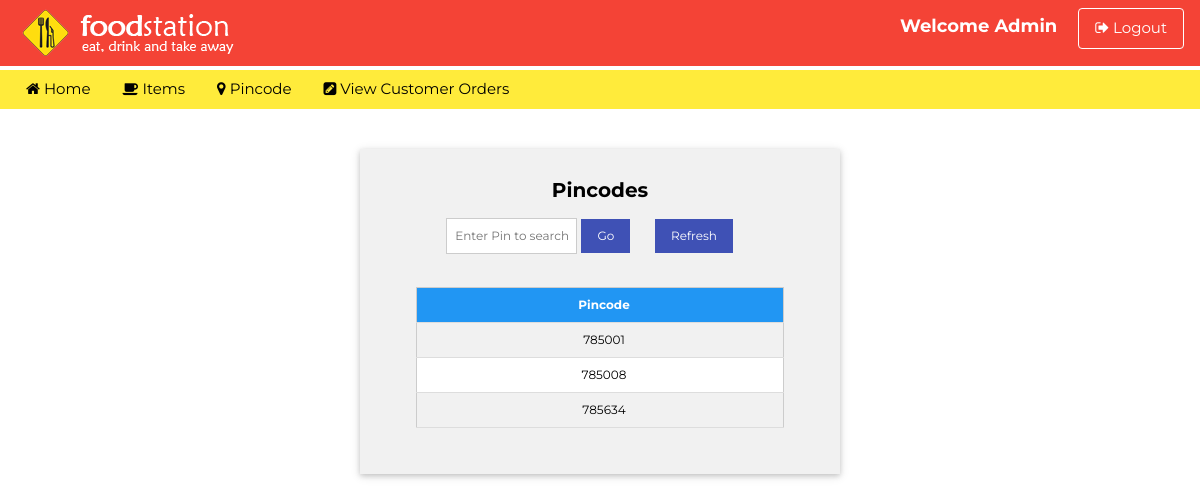
/viewpincode.php, run on an earlier commit of the app's database.
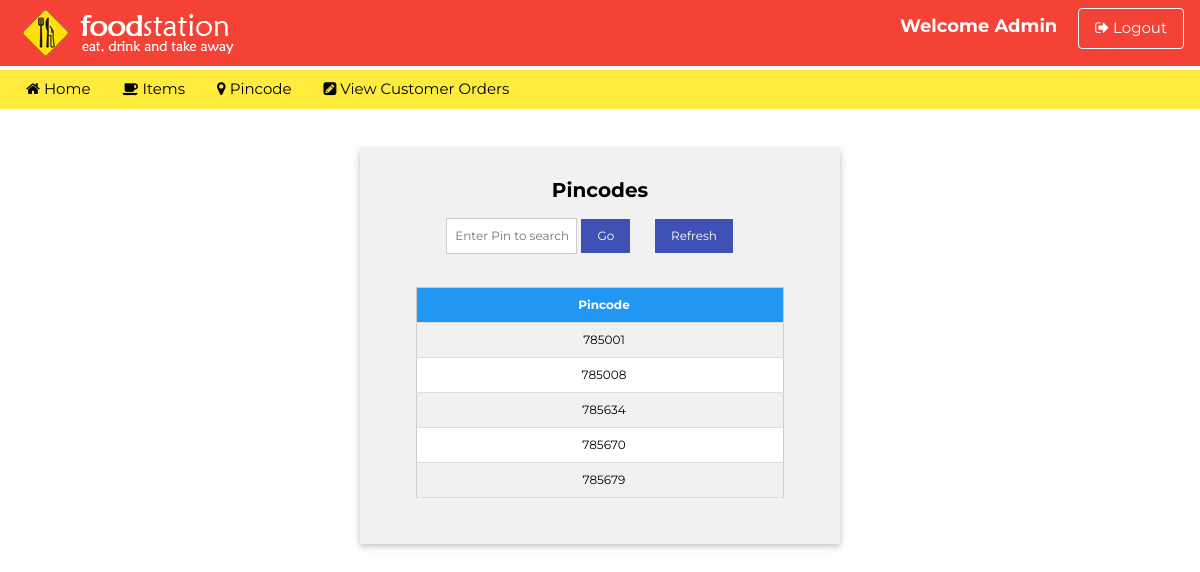
And on a later commit of the database.
### tables this page shows
CREATE TABLE `pincode` (
  `pin` bigint NOT NULL,
  PRIMARY KEY (`pin`)
);

### viewpincode.php (the view, shortened to what this page needs)
<!doctype html>
<html>
<head>
		<link href="css/w3.css" type="text/css" rel="stylesheet">
        <link rel="stylesheet" href="https://cdnjs.cloudflare.com/ajax/libs/font-awesome/4.7.0/css/font-awesome.min.css">
</head>
<body>
<div class="w3-top w3-container w3-red" style="padding-top:8px; padding-bottom:8px;">
    <div class="w3-left">
        <a href="index.php" class="w3-bar-item">
            <img src="images/logo.png" class="w3-animate-left">
        </a>
    </div>
    <div class="w3-right">
    	<b class="w3-large">Welcome Admin  </b> &nbsp;&nbsp;&nbsp;
    	<a href="adminlogout.php" class="w3-btn w3-red w3-border w3-border-white w3-round-medium"><i class="fa fa-sign-out"></i> Logout</a>
    </div>
</div>
<?php include "adminmenu.php"; ?>
<div class="w3-card w3-light-gray w3-padding-16" style="width:40%; margin:0 auto; margin-top:40px">
    	<h4 align="center"><b>Pincodes</b></h4>
        <div class="w3-container w3-small">
        	<form method="post" action="viewpincode.php">
                <table width="70%" border="0" align="center" cellspacing="2">
                    <tr>
                      <td width="30%">
                        <input type="text" name="pin" id="pin" class="w3-input w3-border" placeholder="Enter Pin to search">
                      </td>
                      <td width="15%"><input type="submit" name="Search" value="Go" class="w3-btn w3-indigo"></td>
                      <td width="15%"><input type="submit" name="Refresh" value="Refresh" class="w3-btn w3-indigo"></td>
                     </tr>
                </table>
            </form>
        </div>
<div class="w3-container w3-responsive" style="margin-top:40px; width:400px; margin:30px auto"  >
    <table class="w3-table-all w3-centered w3-hoverable w3-small">
        <tr class="w3-blue">
           <th>Pincode</th>
        </tr>
        <?php
            include('connect.php');
				if(isset($_POST["Search"]))
				{
					$pin=$_POST["pin"];
					$sql="Select pin from pincode where pin like '$pin%'";
				}
				else
				{
				$sql="select * from pincode";
				}
				$result=mysqli_query($con,$sql);
				while($row=mysqli_fetch_array($result))
					{
						echo "<tr>";
						echo "<td>".$row[0]."</td>";
						echo "</tr>";
					}
        ?>
    </table>
</div>
</div>
</body>
</html>

What changed in the data, as far as the page shows it:
added pincode: pin "785670"
added pincode: pin "785679"
